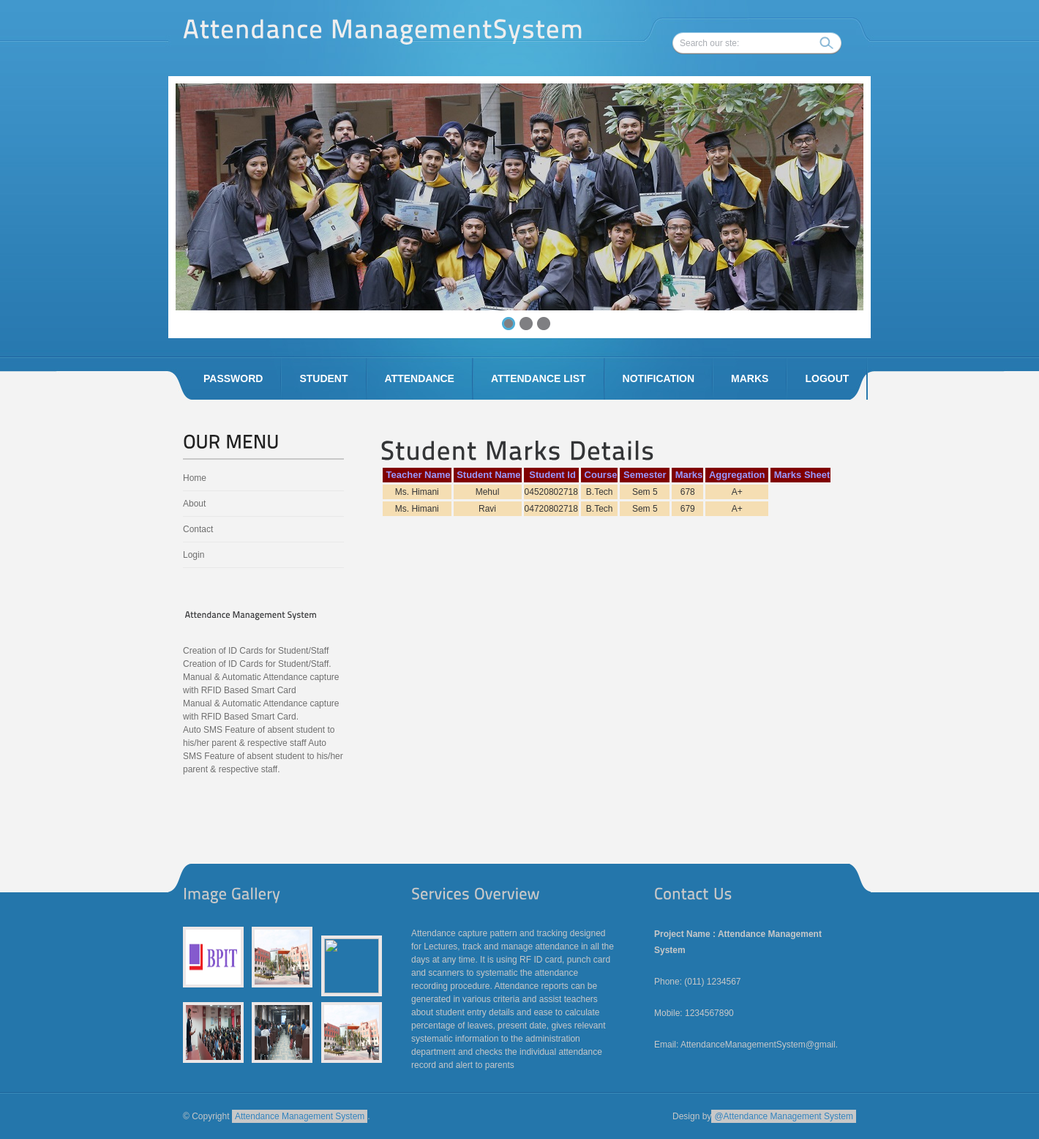
The page /MarksList.php (signed in) on the database its author committed.
### tables this page shows
CREATE TABLE `marksdetails` (
  `tname` varchar(100) default NULL,
  `sname` varchar(100) default NULL,
  `enroll` varchar(100) default NULL,
  `course` varchar(100) default NULL,
  `sem` varchar(100) default NULL,
  `marks` varchar(100) default NULL,
  `aggre` varchar(100) default NULL,
  `attachement` mediumtext,
  `msg_date` varchar(100) default NULL,
  `a7` varchar(100) default NULL,
  `a8` varchar(100) default NULL,
  `a9` varchar(100) default NULL
);

### MarksList.php (the view, shortened to what this page needs)
<!DOCTYPE html PUBLIC "-//W3C//DTD XHTML 1.0 Transitional//EN" "http://www.w3.org/TR/xhtml1/DTD/xhtml1-transitional.dtd">
<?php
$UNAME = $_SESSION["TEA"];
if ($UNAME != null) {
?>
<html xmlns="http://www.w3.org/1999/xhtml">
    <head>
        <link href="css/style.css" rel="stylesheet" type="text/css" />
        <link rel="stylesheet" type="text/css" href="css/coin-slider.css" />
    </head>
    <body>
        <div class="main">
            <div class="header">
                <div class="header_resize">
                    <div class="logo">
                      <h1><a href="index.php">Attendance Management<span>System</span></a></h1>
                    </div>
                    <div class="searchform">
                        <form id="formsearch" name="formsearch" method="post" action="#">
                            <span>
                                <input name="editbox_search" class="editbox_search" id="editbox_search" maxlength="80" value="Search our ste:" type="text" />
                            </span>
                            <input name="button_search" src="images/search.gif" class="button_search" type="image" />
                        </form>
                    </div>
                    <?php include "headerimage.php" ?>
                    <div class="menu_nav">
                        <?php include "tea.php" ?>
                    </div>
                </div>
            </div>
            <div class="content">
                <div class="content_resize">
                    <div class="mainbar">
                        <div class="article">
                           <div style="width: 1000px; height: 550px; overflow: auto;">
                    <tr>
                        <td>
                            <h1>Student Marks Details</h1>
                        </td>
                    </tr>
                    <table cellspacing="3">
                        <tr class="white-font">
                            <td align="center">
                                &nbsp;Teacher&nbsp;Name
                            </td>
                            <td align="center">
                                &nbsp;Student Name
                            </td>
                            <td align="center">
                                &nbsp;Student&nbsp;Id
                            </td>
                            <td align="center">
                                &nbsp;Course
                            </td>
                            <td align="center">
                                &nbsp;Semester&nbsp;
                            </td>
                            <td align="center">
                                &nbsp;Marks
                            </td>
                            <td align="center">
                                &nbsp;Aggregation&nbsp;
                            </td>
                              <td align="center">
                                &nbsp;Marks Sheet
                            </td>
                        </tr>
                        <?php
                        include('connection/dbconfig.php');
                        $result = mysqli_query($selected,"select * from marksdetails");
                        while ($row = mysqli_fetch_assoc($result)) {
                        ?>
                            <tr bgcolor="wheat">
                                    <td align="center"><?php echo $row ['tname']; ?></td>
                                <td align="center"><?php echo $row ['sname']; ?></td>
                                <td align="center"><?php echo $row ['enroll']; ?></td>
                                <td  align="center"><?php echo $row ['course']; ?></td>
                                <td align="center"><?php echo $row ['sem']; ?></td>
                                <td  align="center"><?php echo $row ['marks']; ?></td>
                                <td align="center"><?php echo $row ['aggre']; ?></td>
                            </tr>
                        <?php
                        }
                        ?>
                    </table>
                </div>
                        </div>
                    </div>
                    <?php include "sidepanel.php" ?>
                                </div>
                            </div>
            <?php include "footer.php" ?>
        </div>
</html>
<?php
                    } else {
                        header("location:logout.php");
                    }
?>

### css/style.css (style rules this page uses)
body { margin:0; padding:0; width:100%; color:#343537; font:normal 12px/1.5em "Liberation sans", Arial, Helvetica, sans-serif; background:#f3f3f3 url(../images/main_bg.gif) repeat-x center top; }
.white-font { color: #9999ff; font-weight: bold; font-size: 13px; background-color: maroon; }
html, .main { padding:0; margin:0; }
.main { background:url(../images/hbg_bg.jpg) no-repeat center top; }
a { color:#3183bf; text-decoration:underline; }
.header, .content, .menu_nav, .fbg, .footer, form, ol, ol li, ul, .content .mainbar, .content .sidebar { margin:0; padding:0; }
.header_resize { margin:0 auto; padding:0; width:960px; }
.logo { padding:0 0 0 20px; float:none; float:left; width:auto; height:104px; }
h1 { margin:0; padding:24px 0 0; font-size:36px; font-weight:bold; line-height:1.2em; text-transform:none; letter-spacing:1px; }
h1 a, h1 a:hover { color:#efeeee; text-decoration:none; }
.menu_nav { margin:0; padding:7px 0 0 24px; height:57px; }
.content { padding:0; }
.content_resize { margin:0 auto; padding:24px 0 40px; width:960px; }
.content .mainbar { margin:0; padding:0; float:right; width:690px; }
.content .mainbar .article { margin:0 0 8px; padding:6px 20px; }
.searchform { padding:12px 40px 0 0; float:right; }
#formsearch { margin:0; padding:32px 0 0 20px; width:auto; height:30px; }
#formsearch span { display:block; margin:0; padding:0; float:left; background:url(../images/search_bg.gif) no-repeat left top; }
#formsearch input.editbox_search { margin:0; padding:7px 10px; float:left; width:178px; font-size:12px; line-height:16px; color:#a8acb2; background:none; outline:none; border:none; }
#formsearch input.button_search { margin:0; padding:0; border:none; float:left; }
a { outline:none; }

### rows shown on the page
marksdetails: tname "Ms. Himani", sname "Mehul", enroll "04520802718", course "B.Tech", sem "Sem 5", marks "678", aggre "A+"
marksdetails: tname "Ms. Himani", sname "Ravi", enroll "04720802718", course "B.Tech", sem "Sem 5", marks "679", aggre "A+"
